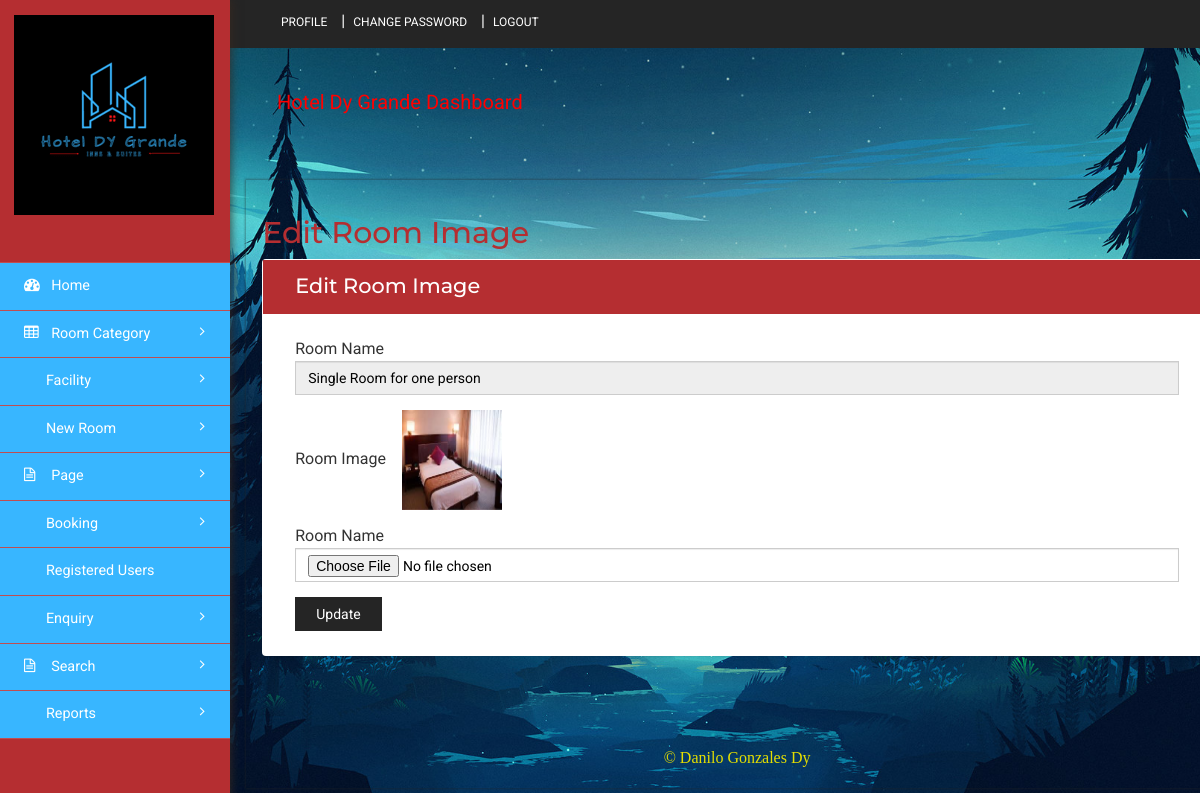
The app's page /admin/changeimage.php?editid=1 (signed in) with its own data.
### tables this page shows
CREATE TABLE `tblroom` (
  `ID` int(10) NOT NULL,
  `RoomType` int(10) DEFAULT NULL,
  `RoomName` varchar(200) DEFAULT NULL,
  `MaxAdult` int(5) DEFAULT NULL,
  `MaxChild` int(5) DEFAULT NULL,
  `RoomDesc` mediumtext DEFAULT NULL,
  `NoofBed` int(5) DEFAULT NULL,
  `Image` varchar(200) DEFAULT NULL,
  `RoomFacility` varchar(200) DEFAULT NULL,
  `CreationDate` timestamp NULL DEFAULT current_timestamp()
);

### admin/changeimage.php (the view, shortened to what this page needs)
<?php
include('includes/dbconnection.php');
if (strlen($_SESSION['hbmsaid']==0)) {
  header('location:logout.php');
  } else{
  ?>
<!DOCTYPE HTML>
<html>
<head>
<link href="css/bootstrap.min.css" rel='stylesheet' type='text/css' />
<link href="css/style.css" rel='stylesheet' type='text/css' />
<link href="css/font-awesome.css" rel="stylesheet">
<link rel="stylesheet" href="css/icon-font.min.css" type='text/css' />
</head>
<body>
   <div class="page-container">
	<div class="left-content">
	   <div class="inner-content">
			<?php include_once('includes/header.php');?>
			<div class="content">
<div class="women_main">
	<div class="grids">
					<div class="progressbar-heading grids-heading">
						<h2>Edit Room Image</h2>
					</div>
					<div class="panel panel-widget forms-panel">
						<div class="forms">
							<div class="form-grids widget-shadow" data-example-id="basic-forms">
								<div class="form-title">
									<h4>Edit Room Image</h4>
								</div>
								<div class="form-body">
									<form method="post" enctype="multipart/form-data">
										<?php
$eid=$_GET['editid'];
$sql="SELECT * from  tblroom where ID=$eid";
$query = $dbh -> prepare($sql);
$query->execute();
$results=$query->fetchAll(PDO::FETCH_OBJ);
$cnt=1;
if($query->rowCount() > 0)
{
foreach($results as $row)
{               ?>
                                                    <div class="form-group"> <label for="exampleInputEmail1">Room Name</label> <input type="text" class="form-control" name="roomname" value="<?php  echo $row->RoomName;?>" readonly='true'> </div>
										<div class="form-group"> <label for="exampleInputEmail1">Room Image</label> &nbsp;&nbsp;
<img src="images/<?php echo $row->Image;?>" width="100" height="100" value="<?php  echo $row->Image;?>">
										 </div>
									  <div class="form-group"> <label for="exampleInputEmail1">Room Name</label> <input type="file" class="form-control" name="image" value="" required='true'> </div>
									<?php $cnt=$cnt+1;}} ?>
									   <button type="submit" class="btn btn-default" name="submit">Update</button> </form>
								</div>
							</div>
						</div>
					</div>
				</div>
<?php include_once('includes/footer.php');?>
</div>
</div>
		</div>
</div>
			<?php include_once('includes/sidebar.php');?>
							</div>
</body>
</html><?php }  ?>

### records on screen
tblroom: roomname "Single Room for one person", Image (picture)
